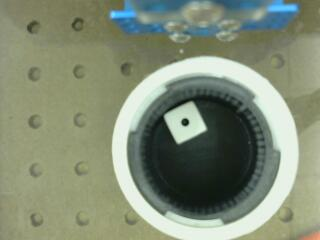
//> input picture arm/dice/sample1.jpeg, 320 x 240 px
$ ./cache sample1.jpeg   (built with g++ and OpenCV 4)
//> lines starting //> are read from the running program, lines starting //| are printed output that depends on the picture; after the words box and inside, x2 and y2 are one past the last pixel; in counts of white or black regions, pixels touching at a corner belong together
#include <opencv/cv.h>
#include <opencv/cxcore.h>
#include "opencv2/highgui/highgui.hpp"
#include "opencv2/imgproc/imgproc.hpp"

#include <iostream>
#include <fstream>

using namespace std;
using namespace cv;

int cannyThreshold, accumulatorThreshold;
Mat cache, gray_cache;
int x,y;

int detectCircles(Mat& input, Mat& display, int cannyThreshold, int accThreshold);

int main(int argc, const char** argv)
{
  //read the file
  const char* filename = argv[1];
  cache = imread(filename,CV_LOAD_IMAGE_COLOR);
//> cache is the input picture: 240 rows x 320 cols, CV_8UC3; mean B, G, R 118.1, 140, 130.1
  if(!cache.data) {
    printf("Image not found\n");
    return -1;
  }

  // display input image
  //imshow("Input",cache);
  //waitKey();

  //convert image to grayscale
  if(cache.channels() > 1){
    cvtColor(cache,gray_cache,CV_BGR2GRAY);
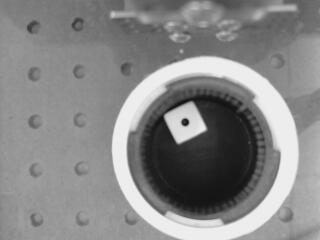
//> gray_cache: 240 rows x 320 cols, CV_8UC1; min 12, max 248, mean 134.6
  }
  else {
    gray_cache = cache;
  }

  // blur to reduce noise
  GaussianBlur(gray_cache,gray_cache,Size(9,9),2,2);
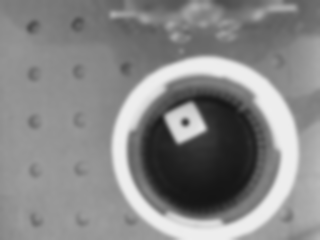
//> gray_cache: 240 rows x 320 cols, CV_8UC1; min 21, max 238, mean 134.6
  //imshow("Blurred",gray_cache);
  //waitKey(0);

  cannyThreshold = 120;
  accumulatorThreshold = 30;

  int center;
  center = detectCircles(gray_cache,cache,cannyThreshold,accumulatorThreshold);

  return center;
}

int detectCircles(Mat& input, Mat& src, int cannyThreshold, int accThreshold){
//> called with cannyThreshold = 120, accThreshold = 30
  vector<Vec3f> lid;

  Mat display = src.clone();

  //HoughCircles(input, output,detection_method,dp,min_dist,upper_threshold,lower_threshold,min_radius,max_radius)
  HoughCircles(input,lid,CV_HOUGH_GRADIENT,1,input.rows/8,cannyThreshold,accThreshold,0,0);
//> lid = 4 circles (x, y, radius): [202.5, 151.5, 95.5], [225.5, 174.5, 62.1], [218.5, 125.5, 65.6], [169.5, 170.5, 51.9]

  printf("Number of circles found: %lu\n\n",lid.size());
//| Number of circles found: 4

  int maxRadius = 0;
  int coordx = 0;
  int coordy = 0;

  for(int i = 0; i < lid.size(); i++){
    maxRadius = max(maxRadius,cvRound(lid[i][2]));
    if(maxRadius = max(maxRadius, cvRound(lid[i][2]))){
        coordx = cvRound(lid[i][0]);
        coordy = cvRound(lid[i][1]);
    }
  }
//> this loop made 4 passes
//> (coordx, coordy) on passes 1 to 4: (202, 152), (226, 174), (218, 126), (170, 170)
//> after the loop, maxRadius = 96

  if(maxRadius >= 70 && maxRadius <= 100){
    x = coordx;
//> x = 170
    y = coordy;
//> y = 170

    // color the center green
    Point centroid(x,y);
//> centroid = Point(170, 170)
    //circle(src,center,radius,color,thickness,lineType,shift)
    circle(display,centroid,3,Scalar(0,255,0),-1,8,0);
//> display: 240 rows x 320 cols, CV_8UC3; 29 pixels changed, all inside (x1, y1, x2, y2) = (167, 167, 174, 174)

    //color the outline red
    circle(display,centroid,maxRadius,Scalar(0,0,255),3,8,0);
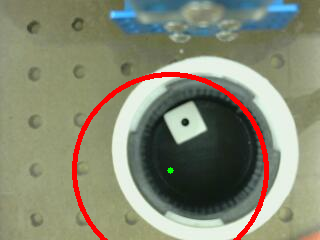
//> display: 240 rows x 320 cols, CV_8UC3; mean B, G, R 114.3, 135.7, 133.5

  }
  else {
     for(int i = 0; i < lid.size(); i++){
       Point centroid(cvRound(lid[i][0]),cvRound(lid[i][1]));
       int radius = cvRound(lid[i][2]);

       if (radius >= 70 && radius <= 100){
       	  x = centroid.x;
          y = centroid.y;
          break;
       }

       // color the center green
       //circle(src,center,radius,color,thickness,lineType,shift)
       circle(display,centroid,3,Scalar(0,255,0),-1,8,0);

       //color the outline red
       circle(display,centroid,radius,Scalar(0,0,255),3,8,0);
       printf("Circle at: x = %d, y = %d, radius of %d\n",centroid.x,centroid.y,radius);
     }
  }

  printf("\n\nDesired Circle found at: x = %d, y = %d, radius of  %d \n\n",x,y,maxRadius);
//| Desired Circle found at: x = 170, y = 170, radius of  96
  //imshow(windowName,display);
  //waitKey();
  imwrite("botthink.jpeg",display);
  printf("Return val: 0x%x\n",(x<<10)+y);
//| Return val: 0x2a8aa
//> in main, `center = detectCircles(gray_cache,cache,cannyThreshold,accumulatorThre..`: center = 174250

  ofstream out;
  out.open("arm/dice/coordinates.txt");
  out << x << endl << y << endl;
  out.close();

  return ((x << 10) + y);
}
